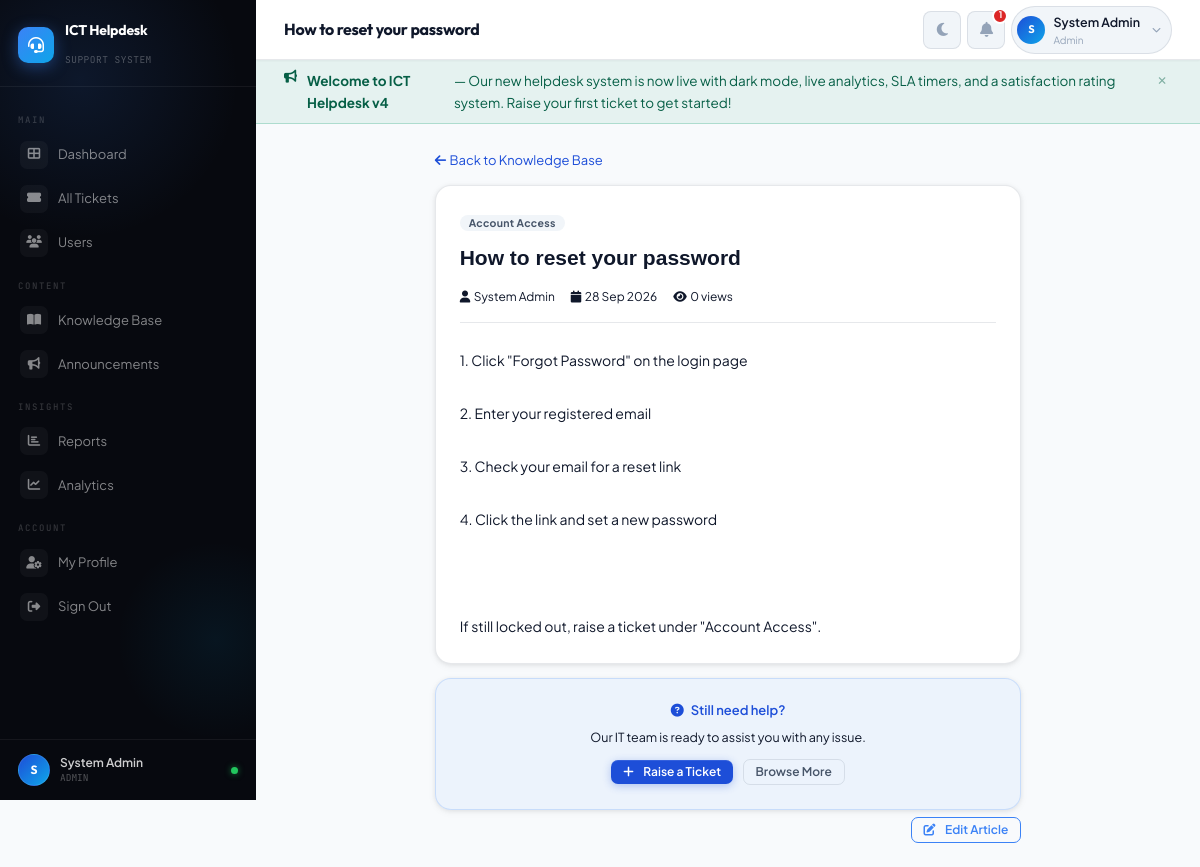
The page /helpdesk/knowledge/view.php?id=1 (signed in) on the database its author committed.
### tables this page shows
CREATE TABLE IF NOT EXISTS knowledge_base (
    id INT AUTO_INCREMENT PRIMARY KEY,
    title VARCHAR(200) NOT NULL,
    content TEXT NOT NULL,
    category VARCHAR(100) DEFAULT 'General',
    views INT DEFAULT 0,
    created_by INT,
    created_at TIMESTAMP DEFAULT CURRENT_TIMESTAMP,
    updated_at TIMESTAMP DEFAULT CURRENT_TIMESTAMP ON UPDATE CURRENT_TIMESTAMP,
    FOREIGN KEY (created_by) REFERENCES users(id) ON DELETE SET NULL
);

CREATE TABLE IF NOT EXISTS users (
    id INT AUTO_INCREMENT PRIMARY KEY,
    full_name VARCHAR(100) NOT NULL,
    email VARCHAR(100) NOT NULL UNIQUE,
    password VARCHAR(255) NOT NULL,
    role ENUM('user','staff','admin') DEFAULT 'user',
    status ENUM('pending','active','suspended') DEFAULT 'active',
    department VARCHAR(100),
    phone VARCHAR(20),
    approved_by INT NULL,
    approved_at DATETIME NULL,
    created_at TIMESTAMP DEFAULT CURRENT_TIMESTAMP
);

CREATE TABLE IF NOT EXISTS announcements (
    id INT AUTO_INCREMENT PRIMARY KEY,
    title VARCHAR(200) NOT NULL,
    message TEXT NOT NULL,
    type ENUM('info','warning','success','danger') DEFAULT 'info',
    admin_id INT,
    expires_at DATE,
    created_at TIMESTAMP DEFAULT CURRENT_TIMESTAMP,
    FOREIGN KEY (admin_id) REFERENCES users(id) ON DELETE SET NULL
);

### helpdesk/includes/auth.php (called while the page is built, shortened)
<?php
function currentUser() {
    return ['id'=>$_SESSION['user_id'],'name'=>$_SESSION['full_name'],'email'=>$_SESSION['email'],'role'=>$_SESSION['role']];
}

### helpdesk/includes/functions.php (called while the page is built, shortened)
<?php
function getAnnouncements($conn) {
    $r = mysqli_query($conn, "SELECT a.*, u.full_name FROM announcements a LEFT JOIN users u ON a.admin_id=u.id WHERE (expires_at IS NULL OR expires_at >= CURDATE()) ORDER BY a.created_at DESC LIMIT 5");
    return $r ? mysqli_fetch_all($r, MYSQLI_ASSOC) : [];
}

### helpdesk/knowledge/view.php (the view, shortened to what this page needs)
<?php
require_once '../includes/db.php';
require_once '../includes/auth.php';
require_once '../includes/functions.php';
$id = intval($_GET['id']??0);
$r  = mysqli_query($conn,"SELECT k.*, u.full_name as author FROM knowledge_base k LEFT JOIN users u ON k.created_by=u.id WHERE k.id=$id");
$article = mysqli_fetch_assoc($r);
mysqli_query($conn,"UPDATE knowledge_base SET views=views+1 WHERE id=$id");
$pageTitle = $article['title'];
include '../includes/header.php';
?>
<div class="row justify-content-center"><div class="col-lg-8">
    <div class="mb-3"><a href="index.php" style="font-size:13px;color:var(--primary);text-decoration:none;"><i class="fas fa-arrow-left me-1"></i>Back to Knowledge Base</a></div>
    <div class="form-card animate-in">
        <span class="badge bg-light mb-3"><?= htmlspecialchars($article['category']) ?></span>
        <h4 style="font-family:'Syne',sans-serif;font-weight:800;margin-bottom:16px;"><?= htmlspecialchars($article['title']) ?></h4>
        <div style="display:flex;gap:16px;font-size:12px;color:var(--muted);margin-bottom:24px;padding-bottom:16px;border-bottom:1px solid var(--border);">
            <span><i class="fas fa-user me-1"></i><?= htmlspecialchars($article['author']??'ICT Team') ?></span>
            <span><i class="fas fa-calendar me-1"></i><?= date('d M Y',strtotime($article['created_at'])) ?></span>
            <span><i class="fas fa-eye me-1"></i><?= $article['views'] ?> views</span>
        </div>
        <div style="line-height:1.9;font-size:14px;white-space:pre-wrap;"><?= nl2br(htmlspecialchars($article['content'])) ?></div>
    </div>
    <div class="form-card mt-3 animate-in delay-1" style="background:rgba(59,130,246,0.06);border-color:rgba(59,130,246,0.2);text-align:center;">
        <h6 style="font-size:13px;font-weight:600;color:var(--primary);margin-bottom:8px;"><i class="fas fa-question-circle me-2"></i>Still need help?</h6>
        <p style="font-size:12.5px;color:var(--muted);margin-bottom:12px;">Our IT team is ready to assist you with any issue.</p>
        <a href="../tickets/create.php" class="btn btn-primary btn-sm"><i class="fas fa-plus me-1"></i>Raise a Ticket</a>
        <a href="index.php" class="btn btn-outline-secondary btn-sm ms-2">Browse More</a>
    </div>
    <?php if (currentUser()['role']==='admin'): ?>
    <div class="text-end mt-2"><a href="manage.php?edit=<?= $id ?>" class="btn btn-sm btn-outline-primary"><i class="fas fa-edit me-1"></i>Edit Article</a></div>
    <?php endif; ?>
</div></div>
<?php include '../includes/footer.php'; ?>

### helpdesk/includes/header.php (shortened to what this page needs)
<?php
$user     = currentUser();
$initial  = strtoupper(substr($user['name'], 0, 1));
$base     = '../';
$announcements = getAnnouncements($conn);
$pendingCount  = 0;
if ($user['role'] === 'admin') {
    $pr = mysqli_query($conn, "SELECT COUNT(*) as c FROM users WHERE status='pending'");
    $pendingCount = mysqli_fetch_assoc($pr)['c'] ?? 0;
}
$cp = basename($_SERVER['PHP_SELF']);
function isAct($pages, $dir = null) {
    global $cp;
    $match = in_array($cp, (array)$pages);
    return $match ? 'active' : '';
}
?>
<!DOCTYPE html>
<html lang="en" data-theme="light">
<head>
<link rel="stylesheet" href="https://cdn.jsdelivr.net/npm/bootstrap@5.3.0/dist/css/bootstrap.min.css">
<link rel="stylesheet" href="https://cdnjs.cloudflare.com/ajax/libs/font-awesome/6.4.0/css/all.min.css">
<link rel="stylesheet" href="<?= $base ?>assets/css/style.css">
</head>
<body>
<aside class="sidebar" id="sidebar">
  <div class="sidebar-brand">
    <div class="brand-inner">
      <div class="brand-logo"><i class="fas fa-headset"></i></div>
      <div class="brand-text">
        <h4>ICT Helpdesk</h4>
        <span>SUPPORT SYSTEM</span>
      </div>
    </div>
  </div>
  <nav class="sidebar-nav">
    <ul class="list-style-none">
      <?php if ($user['role'] === 'admin'): ?>
        <li class="nav-group-label">Main</li>
        <li class="nav-item"><a href="<?=$base?>dashboard/admin.php" class="<?=isAct('admin.php','dashboard')?>"><span class="nav-icon-wrap"><i class="fas fa-th-large"></i></span><span class="nav-label-text">Dashboard</span></a></li>
        <li class="nav-item"><a href="<?=$base?>tickets/manage.php"  class="<?=isAct('manage.php','tickets')?>"><span class="nav-icon-wrap"><i class="fas fa-ticket-alt"></i></span><span class="nav-label-text">All Tickets</span></a></li>
        <li class="nav-item"><a href="<?=$base?>admin/users.php" class="<?=isAct('users.php','admin')?>"><span class="nav-icon-wrap"><i class="fas fa-users"></i></span><span class="nav-label-text">Users</span><?php if($pendingCount>0):?><span class="nav-pill"><?=$pendingCount?></span><?php endif;?></a></li>
        <li class="nav-group-label">Content</li>
        <li class="nav-item"><a href="<?=$base?>knowledge/manage.php" class="<?=isAct('manage.php','knowledge')?>"><span class="nav-icon-wrap"><i class="fas fa-book-open"></i></span><span class="nav-label-text">Knowledge Base</span></a></li>
        <li class="nav-item"><a href="<?=$base?>announcements/manage.php" class="<?=isAct('manage.php','announcements')?>"><span class="nav-icon-wrap"><i class="fas fa-bullhorn"></i></span><span class="nav-label-text">Announcements</span></a></li>
        <li class="nav-group-label">Insights</li>
        <li class="nav-item"><a href="<?=$base?>reports/summary.php"   class="<?=isAct('summary.php','reports')?>"><span class="nav-icon-wrap"><i class="fas fa-chart-bar"></i></span><span class="nav-label-text">Reports</span></a></li>
        <li class="nav-item"><a href="<?=$base?>reports/analytics.php" class="<?=isAct('analytics.php','reports')?>"><span class="nav-icon-wrap"><i class="fas fa-chart-line"></i></span><span class="nav-label-text">Analytics</span></a></li>
      <?php endif; ?>
      <li class="nav-group-label">Account</li>
      <li class="nav-item"><a href="<?=$base?>profile/index.php" class="<?=isAct('index.php','profile')?>"><span class="nav-icon-wrap"><i class="fas fa-user-cog"></i></span><span class="nav-label-text">My Profile</span></a></li>
      <li class="nav-item"><a href="<?=$base?>logout.php"><span class="nav-icon-wrap"><i class="fas fa-sign-out-alt"></i></span><span class="nav-label-text">Sign Out</span></a></li>
    </ul>
  </nav>
  <div class="sidebar-footer">
    <div class="footer-user">
      <div class="footer-avatar"><?= $initial ?></div>
      <div class="footer-info">
        <div class="fn"><?= htmlspecialchars($user['name']) ?></div>
        <div class="fr"><?= strtoupper($user['role']) ?></div>
      </div>
      <div class="footer-online" title="Online"></div>
    </div>
  </div>
</aside>
<div class="main-content" id="main-content">
  <header class="topbar">
    <div class="topbar-left">
      <span class="topbar-page-title"><?= htmlspecialchars($pageTitle ?? 'Dashboard') ?></span>
    </div>
    <div class="topbar-right">
      <button class="theme-btn" id="theme-toggle" title="Toggle dark mode">
        <i class="fas fa-moon" id="theme-icon"></i>
      </button>
      <?php if (!empty($announcements) || $pendingCount > 0): ?>
      <div class="dropdown">
        <button class="notif-btn" onclick="this.nextElementSibling.classList.toggle('show')">
          <i class="fas fa-bell"></i>
          <span class="notif-count"><?= count($announcements) + $pendingCount ?></span>
        </button>
      </div>
      <?php endif; ?>
      <div class="dropdown">
        <a class="user-chip" onclick="this.nextElementSibling.classList.toggle('show')" href="#">
          <div class="topbar-avatar"><?= $initial ?></div>
          <div>
            <div class="chip-name"><?= htmlspecialchars($user['name']) ?></div>
            <div class="chip-role"><?= ucfirst($user['role']) ?></div>
          </div>
          <i class="fas fa-chevron-down" style="font-size:9px;color:var(--text-muted);margin-left:4px;"></i>
        </a>
      </div>
    </div>
  </header>
  <?php if (!empty($announcements)): $ann = $announcements[0]; ?>
  <div class="alert alert-<?= $ann['type'] ?>" style="border-radius:0;border-left:none;border-right:none;border-top:none;margin:0;padding:10px 28px;">
    <i class="fas fa-bullhorn" style="font-size:13px;"></i>
    <strong><?= htmlspecialchars($ann['title']) ?></strong> — <?= htmlspecialchars($ann['message']) ?>
    <button class="btn-close" onclick="this.closest('.alert').remove()">×</button>
  </div>
  <?php endif; ?>
  <main class="content-area">

### rows shown on the page
knowledge_base: created_by.full_name "S", title "How to reset your password", category "Account Access", created_by.full_name "System Admin", created_at "28 Sep 2026", views "0", content "1. Click \"Forgot Password\" on the login page 2. Enter your registered email 3. Check your email for a reset link 4. Click the link and set a new password If still locked out, raise a ticket under \"Account Access\"."
announcements: title "Welcome to ICT Helpdesk v4", message "Our new helpdesk system is now live with dark mode, live analytics, SLA timers, and a satisfaction rating system. Raise your first ticket to get started!"

### other values the page prints
$user['name'] "System Admin"
$user['role'] "ADMIN"
count($announcements) + $pendingCount "1"
$user['role'] "Admin"
